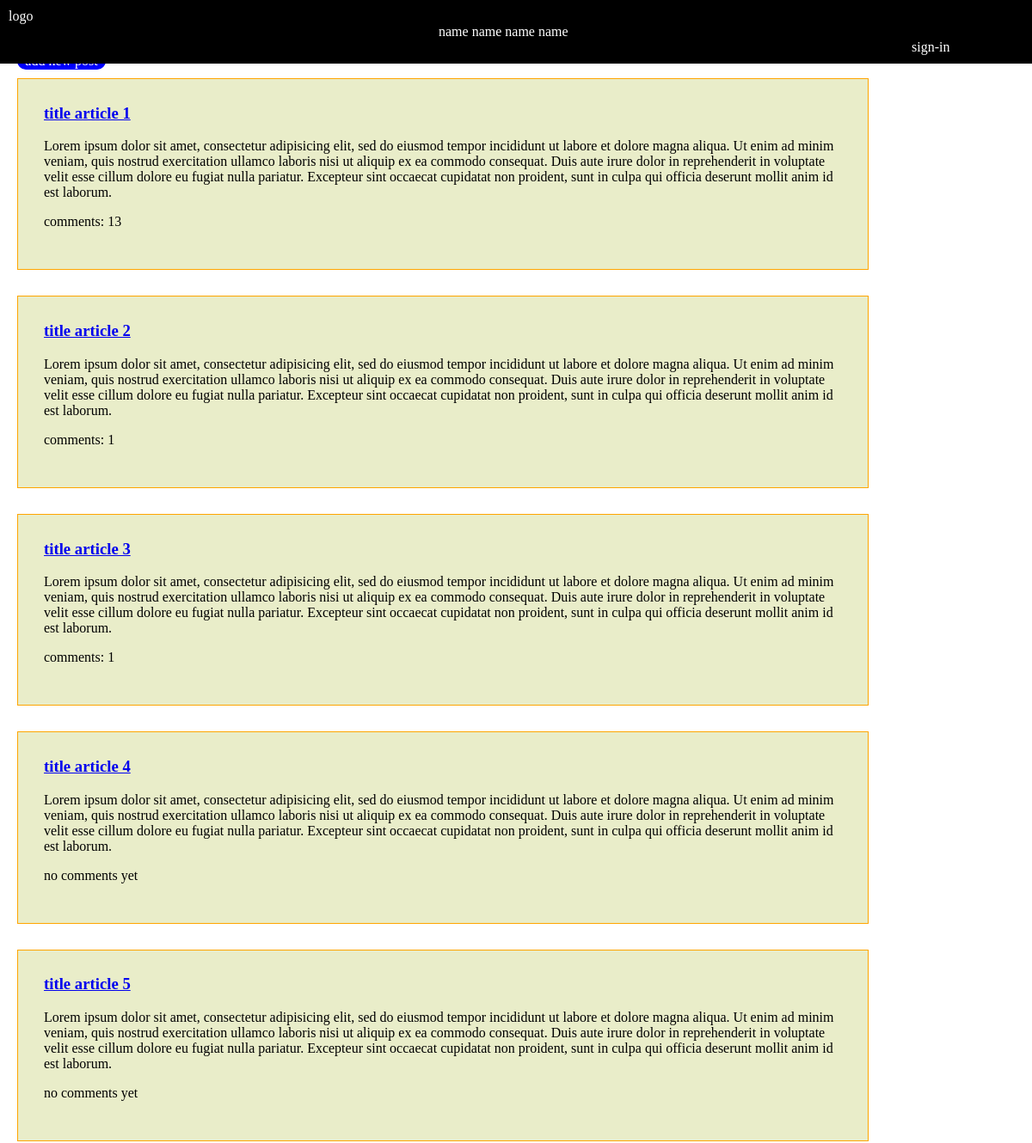
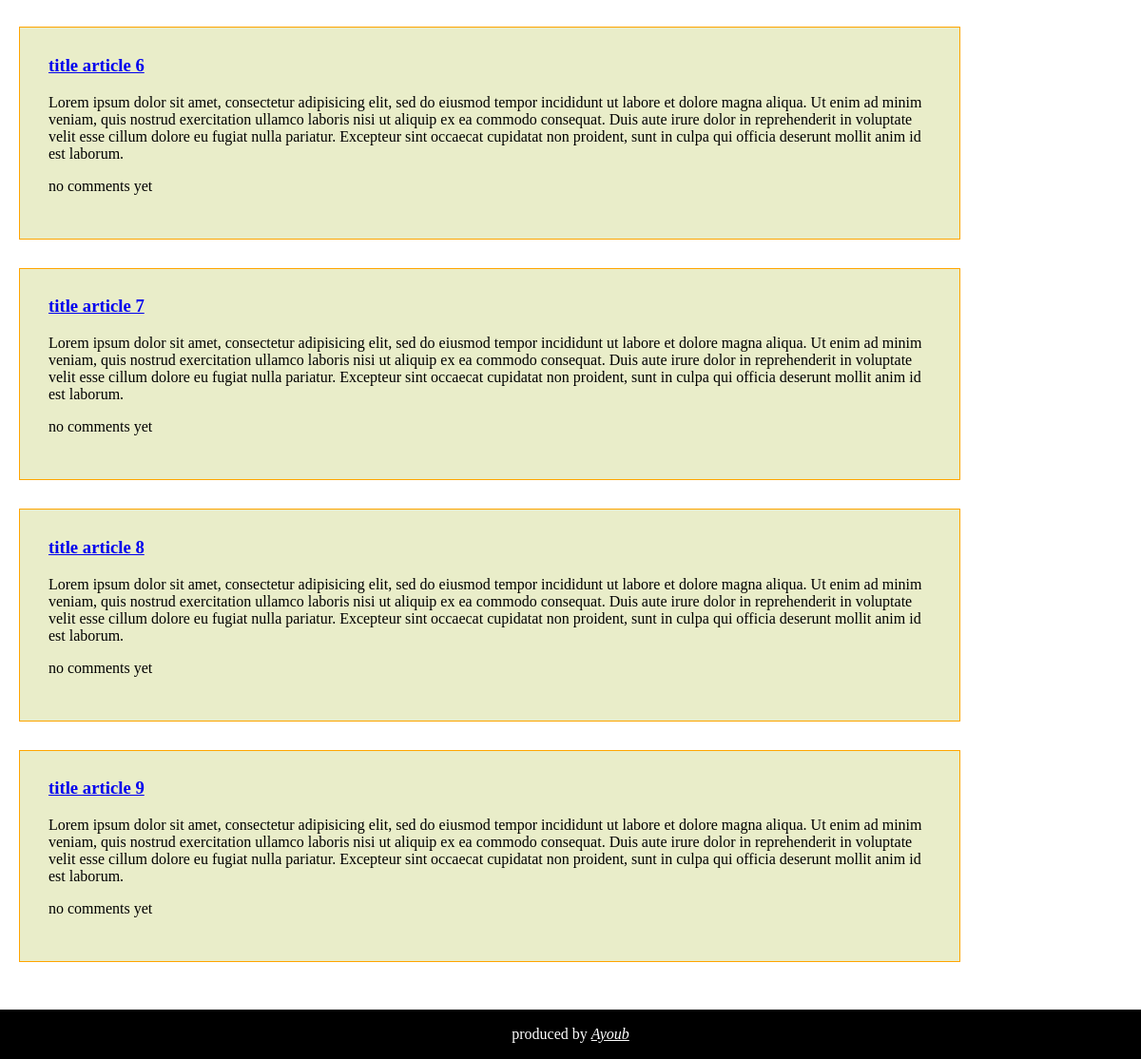
/posts.php, run on the app's committed database (2 pictures, top to bottom).
### tables this page shows
CREATE TABLE `posts` (
  `postid` int(11) NOT NULL,
  `title` varchar(255) NOT NULL,
  `content` text NOT NULL,
  `status` tinyint(1) DEFAULT NULL,
  `user_id` int(11) DEFAULT NULL
);

### posts.php (the view, shortened to what this page needs)
<?php
if(SITE_STATUS == true){
	$path_css = "layout/css/style.css?v=";
	include "config.php";
	include "includes/templates/header.php";
	include "includes/templates/navbar.php";
	$a = "";
	if(isset($_GET["pt"])){$a = $_GET["pt"];}else{$a = "manage";}
	if($a == "manage"){ ?>
		<div class='posts-add'>
			<div class="add-post"><a href='?pt=add'>add new post </a></div>
<?php
 	$stmt = $con->prepare("SELECT * from posts");
	$stmt->execute();
	$results = $stmt->fetchAll();
	$count = $stmt->rowCount();
	if($count){
		foreach($results as $result){
			$stmt = $con->prepare("SELECT count(comment) from comments where comment_id = ?");
			$stmt->execute(array($result["postid"]));
			$res = $stmt->fetchColumn();
			echo "<div class='essay'>
		 			<h3><a href='?pt=r&d=" . $result["postid"] . "'>" . $result["title"] . "</a></h3>";
			echo "<p>" . $result["content"] . "</p>";
			if($res){
				echo "<p>comments: $res</p></div>";
			}else{
				echo "<p>no comments yet</p></div>";
			}
		}
	}
?>
		</div>
<?php }
else{echo "there is no such page";}
include "includes/templates/footer.php";
}else{echo "site closed for mantenance";}

### includes/templates/header.php (shortened to what this page needs)
<!DOCTYPE html>
<html>
	<head>
		<link rel="stylesheet" href="<?php echo $path_css . "?v=" . time() ;?>">
	</head>
	<body>

### includes/templates/navbar.php
<header>
			<div>logo</div>
			<div>
				<ul class="ul1">
					<li>name</li>
					<li>name</li>
					<li>name</li>
					<li>name</li>
					<?php
						if(isset($_SESSION["username"])){echo '
							<li class="settings">
						settings
						<ul class="dropdown-menu-settings">
							<li><a href="dashboard.php">dashbord</a></li>
							<li><a href="profile.php">profile</a></li>
							<li><a href="logout.php">logout<a></li>
						</ul>
					</li>';
						}else{
							echo "<li class='settings'><a href='sign-in.php'>sign-in</a></li>";
						}
					?>
				</ul>
			</div>
		</header>

### includes/templates/footer.php (shortened to what this page needs)
		<footer>
			<div>
				<p>produced by <span>ayoub</span></p>
			</div>
		</footer>
	</body>
</html>

### layout/css/style.css (style rules this page uses)
body { margin:0; padding:0; min-height:100vh; }
header { margin:0px; background-color:black; color:#fff; padding:10PX; position:fixed; width:100%; }
header > div { display:inline-block; }
header ul { margin:0; padding:0; list-style:none; margin-left:500px; }
header ul li { display:inline; }
header ul .settings { margin-left:550PX; position:relative; }
.ul1 .settings a { color:#fff; text-decoration: none; }
.posts-add { padding: 60px 20PX 20PX 20PX; }
.posts-add .add-post { color:#fff; background-color: blue; text-align: center; padding: 1.5PX; width:100PX; border-radius: 10PX; margin-bottom: 10PX; }
.posts-add .add-post a { color: #fff; text-decoration:none; }
.posts-add .essay { border: 1px solid orange; width: 80%; padding: 10px 30PX 30PX 30px; margin-bottom:30PX; background-color: #E9EDC9; }
footer { background-color: black; color: #fff; position:sticky; top:100%; padding:1PX; }
footer div { margin:auto; width:15%; text-align:center; }
footer div p span { font-style:italic; text-decoration:underline; text-transform: capitalize; }

### data on the page
posts: title "title article 1", content "Lorem ipsum dolor sit amet, consectetur adipisicing elit, sed do eiusmod tempor incididunt ut labore et dolore magna aliqua. Ut enim ad minim veniam, quis nostrud exercitation ullamco laboris nisi ut aliquip ex ea commodo consequat. Duis aute irure dolor in reprehenderit in voluptate velit esse cillum dolore eu fugiat nulla pariatur. Excepteur sint occaecat cupidatat non proident, sunt in culpa qui officia deserunt mollit anim id est laborum.", res "13"
posts: title "title article 2", content "Lorem ipsum dolor sit amet, consectetur adipisicing elit, sed do eiusmod tempor incididunt ut labore et dolore magna aliqua. Ut enim ad minim veniam, quis nostrud exercitation ullamco laboris nisi ut aliquip ex ea commodo consequat. Duis aute irure dolor in reprehenderit in voluptate velit esse cillum dolore eu fugiat nulla pariatur. Excepteur sint occaecat cupidatat non proident, sunt in culpa qui officia deserunt mollit anim id est laborum.", res "1"
posts: title "title article 3", content "Lorem ipsum dolor sit amet, consectetur adipisicing elit, sed do eiusmod tempor incididunt ut labore et dolore magna aliqua. Ut enim ad minim veniam, quis nostrud exercitation ullamco laboris nisi ut aliquip ex ea commodo consequat. Duis aute irure dolor in reprehenderit in voluptate velit esse cillum dolore eu fugiat nulla pariatur. Excepteur sint occaecat cupidatat non proident, sunt in culpa qui officia deserunt mollit anim id est laborum.", res "1"
posts: title "title article 4", content "Lorem ipsum dolor sit amet, consectetur adipisicing elit, sed do eiusmod tempor incididunt ut labore et dolore magna aliqua. Ut enim ad minim veniam, quis nostrud exercitation ullamco laboris nisi ut aliquip ex ea commodo consequat. Duis aute irure dolor in reprehenderit in voluptate velit esse cillum dolore eu fugiat nulla pariatur. Excepteur sint occaecat cupidatat non proident, sunt in culpa qui officia deserunt mollit anim id est laborum.", shows "no comments yet"
posts: title "title article 5", content "Lorem ipsum dolor sit amet, consectetur adipisicing elit, sed do eiusmod tempor incididunt ut labore et dolore magna aliqua. Ut enim ad minim veniam, quis nostrud exercitation ullamco laboris nisi ut aliquip ex ea commodo consequat. Duis aute irure dolor in reprehenderit in voluptate velit esse cillum dolore eu fugiat nulla pariatur. Excepteur sint occaecat cupidatat non proident, sunt in culpa qui officia deserunt mollit anim id est laborum.", shows "no comments yet"
posts: title "title article 6", content "Lorem ipsum dolor sit amet, consectetur adipisicing elit, sed do eiusmod tempor incididunt ut labore et dolore magna aliqua. Ut enim ad minim veniam, quis nostrud exercitation ullamco laboris nisi ut aliquip ex ea commodo consequat. Duis aute irure dolor in reprehenderit in voluptate velit esse cillum dolore eu fugiat nulla pariatur. Excepteur sint occaecat cupidatat non proident, sunt in culpa qui officia deserunt mollit anim id est laborum.", shows "no comments yet"
posts: title "title article 7", content "Lorem ipsum dolor sit amet, consectetur adipisicing elit, sed do eiusmod tempor incididunt ut labore et dolore magna aliqua. Ut enim ad minim veniam, quis nostrud exercitation ullamco laboris nisi ut aliquip ex ea commodo consequat. Duis aute irure dolor in reprehenderit in voluptate velit esse cillum dolore eu fugiat nulla pariatur. Excepteur sint occaecat cupidatat non proident, sunt in culpa qui officia deserunt mollit anim id est laborum.", shows "no comments yet"
posts: title "title article 8", content "Lorem ipsum dolor sit amet, consectetur adipisicing elit, sed do eiusmod tempor incididunt ut labore et dolore magna aliqua. Ut enim ad minim veniam, quis nostrud exercitation ullamco laboris nisi ut aliquip ex ea commodo consequat. Duis aute irure dolor in reprehenderit in voluptate velit esse cillum dolore eu fugiat nulla pariatur. Excepteur sint occaecat cupidatat non proident, sunt in culpa qui officia deserunt mollit anim id est laborum.", shows "no comments yet"
posts: title "title article 9", content "Lorem ipsum dolor sit amet, consectetur adipisicing elit, sed do eiusmod tempor incididunt ut labore et dolore magna aliqua. Ut enim ad minim veniam, quis nostrud exercitation ullamco laboris nisi ut aliquip ex ea commodo consequat. Duis aute irure dolor in reprehenderit in voluptate velit esse cillum dolore eu fugiat nulla pariatur. Excepteur sint occaecat cupidatat non proident, sunt in culpa qui officia deserunt mollit anim id est laborum.", shows "no comments yet"
